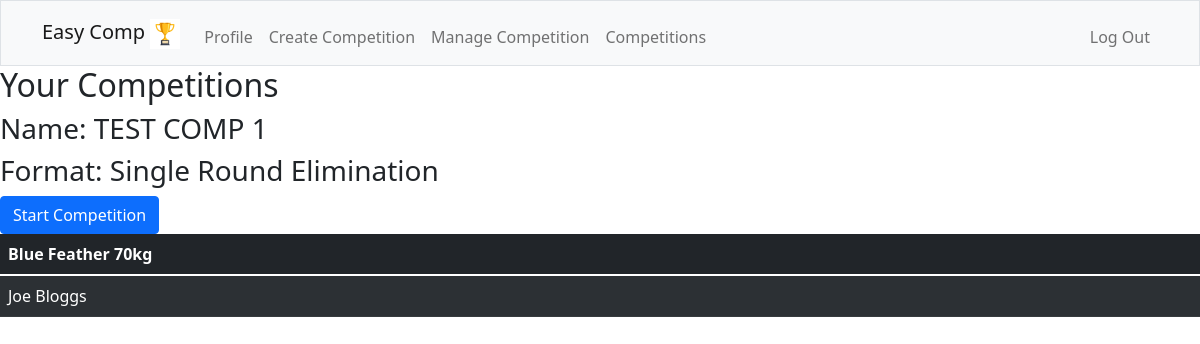
Page /manage (signed in) on the earlier database version.
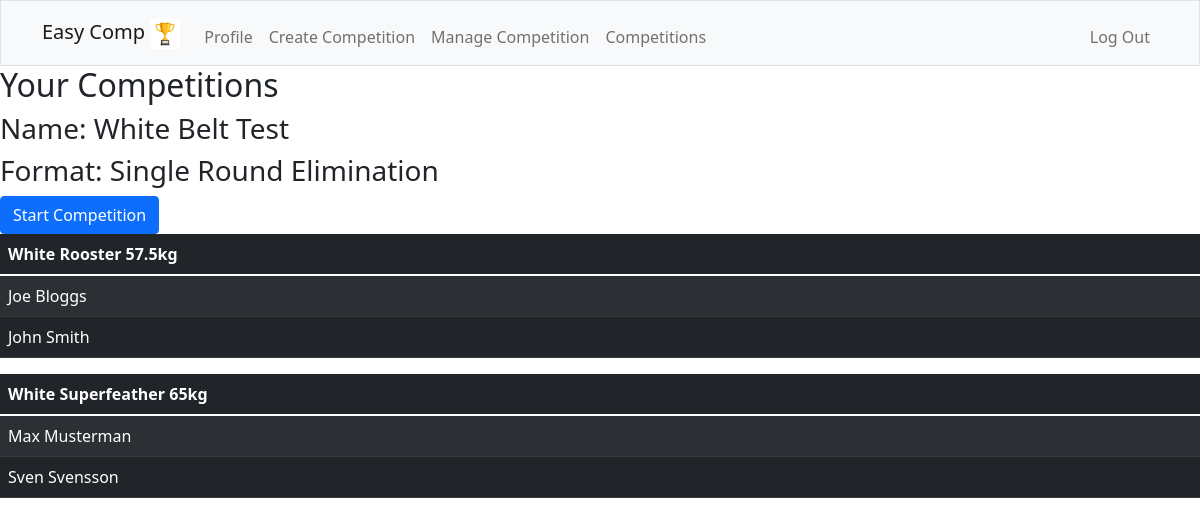
Same page on the later database version.
### tables this page shows
CREATE TABLE competitions (
    id INTEGER NOT NULL,
    name TEXT NOT NULL UNIQUE,
    info TEXT NOT NULL,
    format TEXT NOT NULL,
    organizer_id INTEGER NOT NULL,
    PRIMARY KEY(id),
    FOREIGN KEY(organizer_id) REFERENCES users(id)
);

CREATE TABLE divisions (
    id INTEGER NOT NULL,
    name TEXT NOT NULL,
    comp_id INTEGER NOT NULL,
    comp_name TEXT NOT NULL,
    PRIMARY KEY(id),
    FOREIGN KEY(comp_id) REFERENCES competitions(id)
    FOREIGN KEY(comp_name) REFERENCES competitions(name)
);

### app.py (the view)
@app.route("/manage", methods = ["GET"])
@login_required
def manage():
    divisions = {}
    divnames = []
    divids = []
    competitions = db.execute("SELECT DISTINCT name, format FROM competitions WHERE organizer_id = ?", session["user_id"])
    comprows = db.execute("SELECT DISTINCT id FROM competitions WHERE organizer_id = ?", session["user_id"])
    for i in range(len(comprows)):
        compid = comprows[0]["id"]
        rows = db.execute("SELECT DISTINCT id, name FROM divisions INNER JOIN competitors on competitors.division_id = divisions.id WHERE competition_id = ?", compid)
        for i in range(len(rows)):
            divname = rows[i]["name"]
            divnames.append(divname)
            divid = rows[i]["id"]
            divids.append(divid)
    for i in range(len(divids)):
        competitors = []
        divid = divids[i]
        divname = divnames[i]
        rows = db.execute("SELECT DISTINCT firstname, lastname FROM users INNER JOIN competitors on competitors.competitor_id = users.id WHERE division_id = ?", divid)
        for j in range(len(rows)):
            competitor = (rows[j]["firstname"] + " " + rows[j]["lastname"])
            competitors.append(competitor)
        divisions[divname] = competitors
    return render_template("manage.html", divisions=divisions, competitions=competitions)

### app.py (called while the page is built)
@app.after_request
def after_request(response):
    response.headers["Cache-Control"] = "no-cache, no-store, must-revalidate"
    response.headers["Expires"] = 0
    response.headers["Pragma"] = "no-cache"
    return response

### helpers.py (called while the page is built)
def login_required(f):
    @wraps(f)
    def decorated_function(*args, **kwargs):
        if session.get("user_id") is None:
            return redirect("/login")
        return f(*args, **kwargs)
    return decorated_function

### templates/manage.html (shortened to what this page needs)
{% extends "layout.html" %}
{% block main %}
<h2>Your Competitions</h2>
{% for dict_item in competitions %}
{% set competition = dict_item['name'] %}
    <h3>Name: {{ competition }}</h3>
    <h3>Format: {{ dict_item['format'] }} </h3>
<form action="/start/{{ competition }}" method="post">
    <button type="submit" class="btn btn-primary">Start Competition</button>
</form>
{% endfor %}
{% for division in divisions %}
<table class="table table-dark table-striped">
    <thead>
        <tr>
            <th>{{ division }}</th>
        </tr>
    </thead>
    <tbody>
        {% set list1 = divisions[division] %}
        {% for elem in list1 %}
        <tr>
            <td>{{ elem }}</td>
        </tr>
        {% endfor %}
    </tbody>
</table>
{% endfor %}
{% endblock %}

Differences in the rows shown:
removed divisions: name "Blue Feather 70kg", list1 "Joe Bloggs"
changed competitions "Single Round Elimination": name "TEST COMP 1" → "White Belt Test"
now on this page (row edited): divisions: name "White Rooster 57.5kg", list1 "Joe Bloggs" "John Smith"
now on this page (row edited): divisions: name "White Superfeather 65kg", list1 "Max Musterman" "Sven Svensson"
